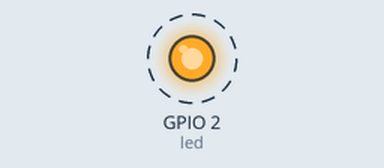
A program run on a simulated ESP32 board running MicroPython. Parts: output pins drawn as LEDs (lit = HIGH). Dashed ring = blinking. What the program prints to the serial console is not drawn.

Above: at 0.2 s.
Timing chart, 0 to 3.0 s (numbered marks = the images above):
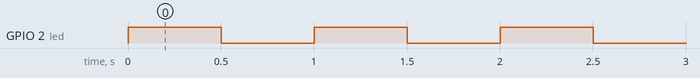

Measured:
- by itself, GPIO 2 (led): alternates HIGH for 0.50 s and LOW for 0.50 s

The program:

main.py
```python
# Print all available modules
# help('modules')

from time import sleep
# from machine import Pin

from machine import Pin
led = Pin(2, Pin.OUT)

while True:

    led.value(1)
    sleep(0.5)

    print(led.value())

    led.value(0)
    sleep(0.5)

    print(led.value())
```
